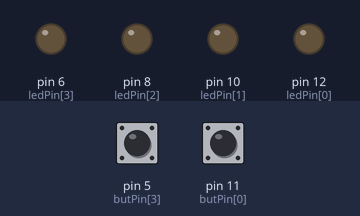
Simulated run of this sketch. Board: Arduino Uno, built with avr-gcc and run on an emulated ATmega328P. Parts: output pins drawn as LEDs (lit = HIGH). The test bench sets the inputs (shaded band); at power-on: pin 11 (butPin[0]) HIGH, pin 5 (butPin[3]) HIGH. Random numbers use the default seed unless the sketch sets one.

Above: at 2.8 s.
2.9 s: pin 11 (butPin[0]) pulled LOW for 0.15 s
At 5.8 s:
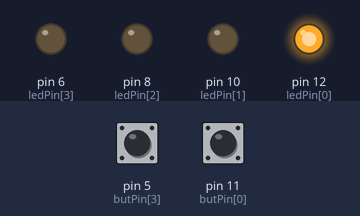
9.0 s: pin 11 (butPin[0]) pulled LOW for 3.2 s
At 13.0 s:
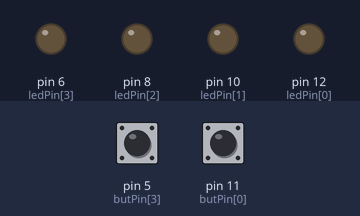
13.9 s: pin 5 (butPin[3]) pulled LOW for 0.15 s
At 19.0 s:
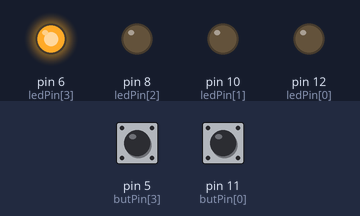
Timing chart, 0 to 22.8 s (numbered marks = the images above; inputs shaded):
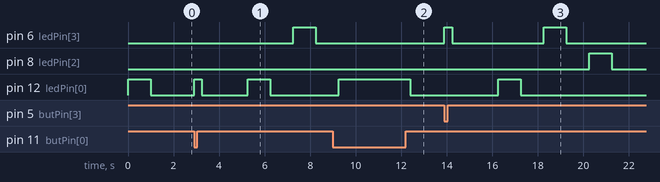

Measured:
- after the input at 2.9 s, pin 6 (ledPin[3]): LOW → HIGH after 4.4 s, → LOW 1.0 s later; pin 12 (ledPin[0]): LOW → HIGH at once, → LOW 0.35 s later, → HIGH 2.0 s later, → LOW 1.0 s later
- after the input at 9.0 s, pin 12 (ledPin[0]): LOW → HIGH after 0.25 s, → LOW 3.1 s later
- after the input at 13.9 s, pin 6 (ledPin[3]): LOW → HIGH at once, → LOW 0.35 s later, → HIGH 4.0 s later, → LOW 1.0 s later; pin 8 (ledPin[2]): LOW → HIGH after 6.4 s, → LOW 1.0 s later; pin 12 (ledPin[0]): LOW → HIGH after 2.4 s, → LOW 1.0 s later

The sketch:

MemoryGameTest5.ino
```cpp
//save random numbers in array and wait for button
//button has to be same as LED

//start variables
const int ledPin[] = {12, 10, 8, 6}; //LED pins
const int butPin[] = {11, 9, 7, 5}; //Button pins
const int nrLED = 4; //number of LEDs
const int nrBut = 4; //number of buttons
const int startButPin = 11; //Pin for start button
const int resetPin = 13; //Pin for reset
int saveNr[] = {}; //empty array to save random order of blinking LED
int count = 1; //startposition for counter //array pos 0 funktioniert nicht?
int endCheck = false; //check value for user input check

//-------------------------------------------------------------------------------------------------------------
//Setup

void setup() {
  //Setup for reset
  /* digitalWrite(resetPin, HIGH);
    delay(200);
    pinMode(resetPin, OUTPUT);*/

  //Setup for LEDs
  for (int x = 0; x < nrLED; x++)
  {
    pinMode(ledPin[x], OUTPUT);
  }

  //Setup for buttons
  for (int x = 0; x < nrBut; x++)
  {
    pinMode(butPin[x], INPUT_PULLUP); //INPUT_PULLUP turns on the internal pullup resistor ~50k ohm
    digitalWrite(butPin[x], HIGH);
  }

  // if analog input pin 0 is unconnected, random analog
  // noise will cause the call to randomSeed() to generate
  // different seed numbers each time the sketch runs.
  // randomSeed() will then shuffle the random function.
  randomSeed(analogRead(0));

  //Start Sequence
  /*butWait(startButPin); //wait until start button is pressed
    delay(1000); //wait 1 second
    startSeq(nrLED); //Execute start sequence*/
}

//-------------------------------------------------------------------------------------------------------------
//Main Code

void loop() {
  //wrongSeq(nrLED); //blink sequence for wrong input by user and then reset of Arduino

  byte randPin = random(0, nrLED); //random number for LED pin: 0 to <nrLED (0,1,2,3)

  saveNr[count] = randPin; //save randPin to array 'saveNr' on position 'count'
  count++;

  for (int i = 1; i < count; i++) {
    blinkOnce(saveNr[i]); //blink once for each LED in saved array
  }

  for (int i = 1; (i < count); i++) {
    butWait(saveNr[i]);
    delay(1000); //damit gleiche LEDs (z.B. 2x grün hintereinander) nicht mit einem Knopfdruck übersprungen werden können
  }

  delay(1000);
}

//-------------------------------------------------------------------------------------------------------------
//Functions

//blink LED once
//pinNr = random pin each time
void blinkOnce(int pinNr)
{
  digitalWrite(ledPin[pinNr], HIGH);
  delay(1000);
  digitalWrite(ledPin[pinNr], LOW);
  delay(1000);
}

//read buttons
//waiting for button "x" to be pushed
//x == pin
bool butWait(int x)
{
  while (digitalRead(butPin[x]) == HIGH) {
    //do nothing
  }
  while (digitalRead(butPin[x]) == LOW) {
    digitalWrite(ledPin[x], HIGH);
  }
  delay(200);
  digitalWrite(ledPin[x], LOW);
}

//start sequence
void startSeq(int nrLED)
{
  for (int i = 0; i < 3; i++) {
    for (int j = 0; j < nrLED; j++) {
      digitalWrite(ledPin[j], HIGH);
      delay(200);
      digitalWrite(ledPin[j], LOW);
    }
  }
  delay(2000);
}

//wrong answer sequence
//if user hits wrong button show this and then reset Arduino
void wrongSeq(int nrLED)
{
  for (int i = 0; i < 2; i++) {
    for (int j = 0; j < nrLED; j++) {
      digitalWrite(ledPin[j], HIGH);
    }
    delay(1500);
    for (int x = 0; x < nrLED; x++) {
      digitalWrite(ledPin[x], LOW);
    }
    delay(2000);
    //digitalWrite(resetPin, LOW);
  }
}
```
